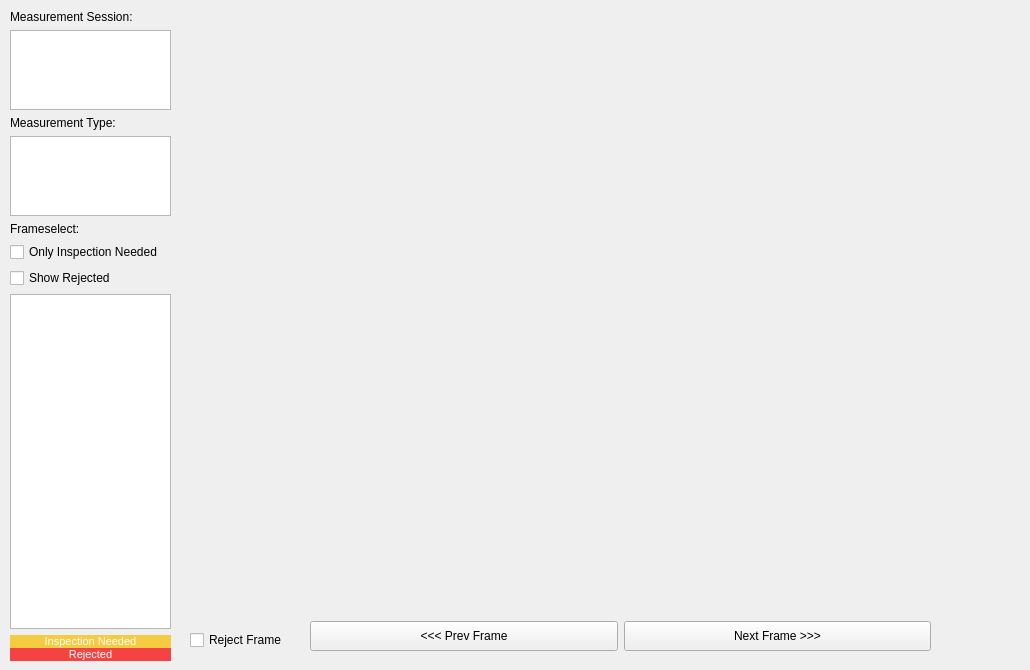
         <widget class="QWidget" name="inspector">
          <attribute name="title">
           <string>Inspector</string>
          </attribute>
          <widget class="QWidget" name="verticalLayoutWidget">
           <property name="geometry">
            <rect>
             <x>180</x>
             <y>10</y>
             <width>841</width>
             <height>601</height>
            </rect>
           </property>
           <layout class="QVBoxLayout" name="inspPlotTarget"/>
          </widget>
          <widget class="QWidget" name="verticalLayoutWidget_2">
           <property name="geometry">
            <rect>
             <x>10</x>
             <y>10</y>
             <width>161</width>
             <height>651</height>
            </rect>
           </property>
           <layout class="QVBoxLayout" name="verticalLayout">
            <item>
             <widget class="QLabel" name="inspLabelSession">
              <property name="text">
               <string>Measurement Session:</string>
              </property>
             </widget>
            </item>
            <item>
             <widget class="QListWidget" name="inspSessionList">
              <property name="maximumSize">
               <size>
                <width>16777215</width>
                <height>80</height>
               </size>
              </property>
              <property name="selectionMode">
               <enum>QAbstractItemView::SingleSelection</enum>
              </property>
             </widget>
            </item>
            <item>
             <widget class="QLabel" name="inspLabelType">
              <property name="text">
               <string>Measurement Type:</string>
              </property>
             </widget>
            </item>
            <item>
             <widget class="QListWidget" name="inspMeasurementTypeList">
              <property name="minimumSize">
               <size>
                <width>0</width>
                <height>0</height>
               </size>
              </property>
              <property name="maximumSize">
               <size>
                <width>16777215</width>
                <height>80</height>
               </size>
              </property>
              <property name="selectionMode">
               <enum>QAbstractItemView::SingleSelection</enum>
              </property>
             </widget>
            </item>
            <item>
             <widget class="QLabel" name="inspLabelFrameSelect">
              <property name="text">
               <string>Frameselect:</string>
              </property>
             </widget>
            </item>
            <item>
             <widget class="QCheckBox" name="inspOnlyInspectionNeeded">
              <property name="text">
               <string>Only Inspection Needed</string>
              </property>
             </widget>
            </item>
            <item>
             <widget class="QCheckBox" name="inspShowRejected">
              <property name="text">
               <string>Show Rejected</string>
              </property>
             </widget>
            </item>
            <item>
             <widget class="QListWidget" name="inspFrameSelectList">
              <property name="minimumSize">
               <size>
                <width>0</width>
                <height>250</height>
               </size>
              </property>
             </widget>
            </item>
            <item>
             <layout class="QVBoxLayout" name="verticalLayout_3">
              <property name="spacing">
               <number>0</number>
              </property>
              <item>
               <widget class="QLabel" name="label">
                <property name="enabled">
                 <bool>true</bool>
                </property>
                <property name="font">
                 <font>
                  <pointsize>8</pointsize>
                 </font>
                </property>
                <property name="autoFillBackground">
                 <bool>false</bool>
                </property>
                <property name="styleSheet">
                 <string notr="true">color:rgb(255, 255, 255);
background-color: rgb(245, 203, 66);
</string>
                </property>
                <property name="text">
                 <string>Inspection Needed</string>
                </property>
                <property name="alignment">
                 <set>Qt::AlignCenter</set>
                </property>
               </widget>
              </item>
              <item>
               <widget class="QLabel" name="label_3">
                <property name="font">
                 <font>
                  <pointsize>8</pointsize>
                 </font>
                </property>
                <property name="layoutDirection">
                 <enum>Qt::LeftToRight</enum>
                </property>
                <property name="autoFillBackground">
                 <bool>false</bool>
                </property>
                <property name="styleSheet">
                 <string notr="true">color:rgb(255,255,255);
background-color: rgb(245, 66, 66);
</string>
                </property>
                <property name="text">
                 <string>Rejected</string>
                </property>
                <property name="alignment">
                 <set>Qt::AlignCenter</set>
                </property>
               </widget>
              </item>
             </layout>
            </item>
           </layout>
          </widget>
          <widget class="QWidget" name="horizontalLayoutWidget">
           <property name="geometry">
            <rect>
             <x>310</x>
             <y>620</y>
             <width>621</width>
             <height>32</height>
            </rect>
           </property>
           <layout class="QHBoxLayout" name="inspPlotNavigation">
            <item>
             <widget class="QPushButton" name="inspPrevFrame">
              <property name="minimumSize">
               <size>
                <width>0</width>
                <height>30</height>
               </size>
              </property>
              <property name="text">
               <string>&lt;&lt;&lt; Prev Frame</string>
              </property>
             </widget>
            </item>
            <item>
             <widget class="QPushButton" name="inspNextFrame">
              <property name="minimumSize">
               <size>
                <width>0</width>
                <height>30</height>
               </size>
              </property>
              <property name="text">
               <string>Next Frame &gt;&gt;&gt;</string>
              </property>
             </widget>
            </item>
           </layout>
          </widget>
          <widget class="QCheckBox" name="inspRejectCheck">
           <property name="geometry">
            <rect>
             <x>190</x>
             <y>630</y>
             <width>101</width>
             <height>20</height>
            </rect>
           </property>
           <property name="text">
            <string>Reject Frame</string>
           </property>
          </widget>
         </widget>
